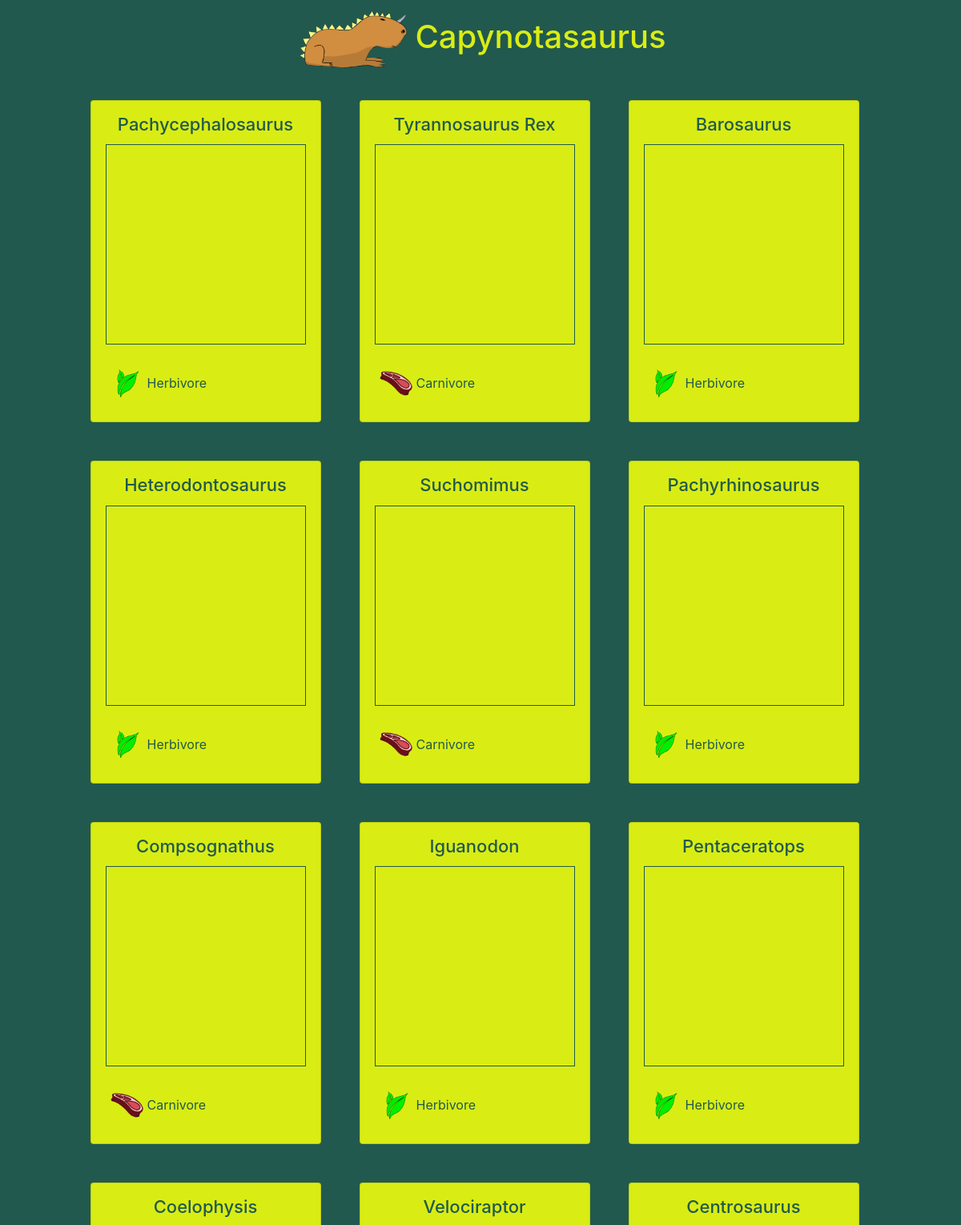
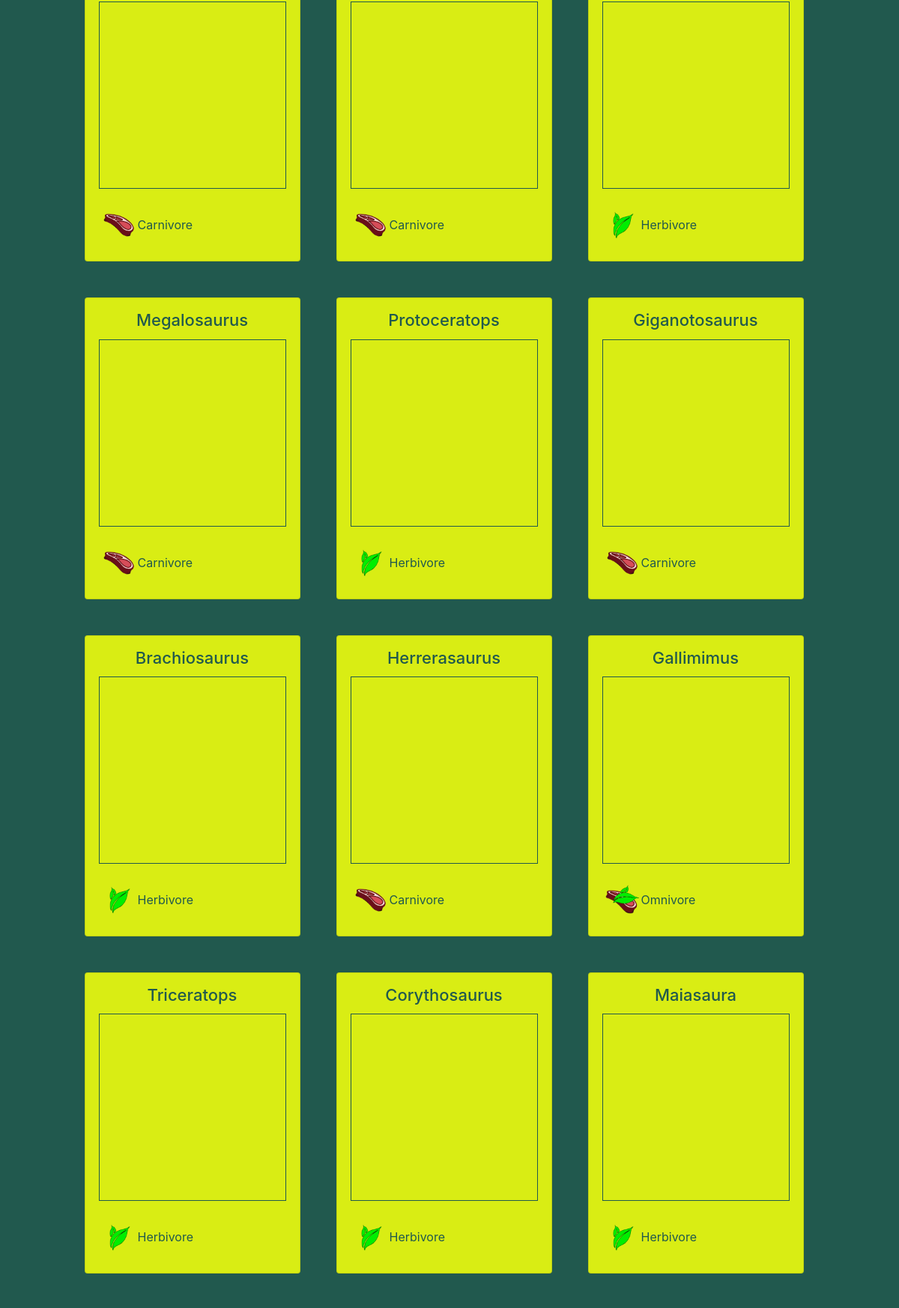
The page / (upper part) on the database its author committed (2 pictures, top to bottom).
### tables this page shows
CREATE TABLE `dinos` (
  `id` int(11) unsigned NOT NULL AUTO_INCREMENT,
  `species` varchar(60) DEFAULT NULL,
  `foodType` int(2) DEFAULT NULL,
  `height` float DEFAULT NULL,
  `weight` float DEFAULT NULL,
  `length` float DEFAULT NULL,
  `killerRating` int(11) DEFAULT NULL,
  `intelligence` int(11) DEFAULT NULL,
  `age` int(11) DEFAULT NULL,
  `imageUrl` varchar(500) DEFAULT NULL,
  PRIMARY KEY (`id`)
);

CREATE TABLE `foodTypes` (
  `id` int(11) unsigned NOT NULL AUTO_INCREMENT,
  `name` varchar(11) DEFAULT NULL,
  `imageUrl` varchar(50) DEFAULT NULL,
  PRIMARY KEY (`id`)
);

### src/DinosaurHydrator/DinosaurHydrator.php (called while the page is built, shortened)
<?php
class DinosaurHydrator
{
    public static function getAllDinos(PDO $db) : Array
    {
        $query = $db->prepare('SELECT `dinos`.`id`, `dinos`.`species`, `foodTypes`.`name` AS `foodType`, `dinos`.`height`, `dinos`.`weight`, `dinos`.`length`, `dinos`.`killerRating`, `dinos`.`intelligence`, `dinos`.`age`, `dinos`.`imageUrl`, `foodTypes`.`imageUrl` AS `logoUrl` FROM `dinos` INNER JOIN `foodTypes` ON `dinos`.`foodType` = `foodTypes`.`id`;');
        $query->execute();
        $query->setFetchMode(PDO::FETCH_CLASS|PDO::FETCH_PROPS_LATE, Dinosaur::class);
        return $query->fetchAll();
    }
}

### src/Dinosaur/Dinosaur.php (called while the page is built, shortened)
<?php
class Dinosaur
{
    protected string $species;
    protected string $foodType;
    protected string $imageUrl;
    protected string $logoUrl;
    public function __construct(int $id = 0, string $species = '', string $foodType = '', float $height = 0, float $weight = 0, float $length = 0, int $killerRating = 0, int $intelligence = 0, int $age = 0, string $imageUrl ='', string $logoUrl = '')
    {
        $this->species = $species;
        $this->foodType = $foodType;
        $this->imageUrl = $imageUrl;
        $this->logoUrl = $logoUrl;
    }
    public function getSpecies(): string
    {
        return $this->species;
    }
    public function getFoodType(): string
    {
        return $this->foodType;
    }
    public function getImageUrl(): string
    {
        return $this->imageUrl;
    }
    public function getLogoUrl(): string
    {
        return $this->logoUrl;
    }
}

### src/Museum/Museum.php (the view, shortened to what this page needs)
<?php
class Museum
{
    public static function displayAllDinos(array $dinos) :string
    {
        $output='';
        if($dinos){
            foreach ($dinos as $dino){
                if($dino instanceof Dinosaur){
                    $output .= '<div class="card m-4" style="width: 18rem;">';
                    $output .=     '<h2 class="card-title text-center mt-3">' . $dino->getSpecies() . '</h2>';
                    $output .=     '<div class="dino-img-container mx-auto" style="background-image: url(' . $dino->getImageUrl() .');"></div>';
                    $output .=     '<div class="card-body d-flex flex-row align-items-center py-5">';
                    $output .=         '<div class="food-type d-flex flex-row align-items-center">';
                    $output .=             '<img width="50px" alt="Icon to represent '. $dino->getFoodType().'" src="Icons/' . $dino->getLogoUrl() . '"/>';
                    $output .=             '<p class="card-text">' . $dino->getFoodType() . '</p>';
                    $output .=         '</div>';
                    $output .=     '</div>';
                    $output .= '</div>';
                }else{
                    $output .= 'This is not a Dinosaur :(. <br>';
                }
            }
        }else{
            $output .= "Sorry the Dinosaurs are all extinct :'(";
        }
        return $output;
    }
}

### index.php (shortened to what this page needs)
<?php
$db = new PDO('mysql:host=db;dbname=dinosaurs;', 'root', 'password');
?>
<!DOCTYPE html>
<html lang="en">
<head>
    <link rel="stylesheet" href="https://stackpath.bootstrapcdn.com/bootstrap/4.3.1/css/bootstrap.min.css">
    <link rel="stylesheet" href="CSS/style.css" />
</head>
<body>
    <nav class="navbar sticky-top justify-content-center">
        <img width="150px" alt="Capysaurus Logo" src="Images/CapybarasaurusLogo.gif" />
        <h1>Capynotasaurus</h1>
    </nav>
    <div class="row row-cols-sm-1 row-cols-md-2 row-cols-xl-3 justify-content-center">
        <?php
        echo Museum::displayAllDinos(DinosaurHydrator::getAllDinos($db));
        ?>
    </div>
</body>
</html>

### CSS/style.css (style rules this page uses)
h2 { font-size: 22px; }
body, .btn:hover, .btn:focus { background-color: #21594e; }
.card { background-color: #d9ed14; color: #21594e; }
.card-body { height: 80px; justify-content: space-between; }
.row { margin-right: 0; }
.dino-img-container { position: relative; width: 250px; height: 250px; overflow: hidden; border: 1px solid #21594e; background-repeat: no-repeat; background-position: center top; background-size: cover; }
.navbar { background-color: #21594e; }
.navbar { color: #d9ed14; }

### rows shown on the page
dinos: species "Pachycephalosaurus", foodtypes.imageUrl (picture), foodtypes.name "Herbivore"
dinos: species "Tyrannosaurus Rex", foodtypes.imageUrl (picture), foodtypes.name "Carnivore"
dinos: species "Barosaurus", foodtypes.imageUrl (picture), foodtypes.name "Herbivore"
dinos: species "Heterodontosaurus", foodtypes.imageUrl (picture), foodtypes.name "Herbivore"
dinos: species "Suchomimus", foodtypes.imageUrl (picture), foodtypes.name "Carnivore"
dinos: species "Pachyrhinosaurus", foodtypes.imageUrl (picture), foodtypes.name "Herbivore"
dinos: species "Compsognathus", foodtypes.imageUrl (picture), foodtypes.name "Carnivore"
dinos: species "Iguanodon", foodtypes.imageUrl (picture), foodtypes.name "Herbivore"
dinos: species "Pentaceratops", foodtypes.imageUrl (picture), foodtypes.name "Herbivore"
dinos: species "Coelophysis", foodtypes.imageUrl (picture), foodtypes.name "Carnivore"
dinos: species "Velociraptor", foodtypes.imageUrl (picture), foodtypes.name "Carnivore"
dinos: species "Centrosaurus", foodtypes.imageUrl (picture), foodtypes.name "Herbivore"
dinos: species "Megalosaurus", foodtypes.imageUrl (picture), foodtypes.name "Carnivore"
dinos: species "Protoceratops", foodtypes.imageUrl (picture), foodtypes.name "Herbivore"
dinos: species "Giganotosaurus", foodtypes.imageUrl (picture), foodtypes.name "Carnivore"
dinos: species "Brachiosaurus", foodtypes.imageUrl (picture), foodtypes.name "Herbivore"
dinos: species "Herrerasaurus", foodtypes.imageUrl (picture), foodtypes.name "Carnivore"
dinos: species "Gallimimus", foodtypes.imageUrl (picture), foodtypes.name "Omnivore"
dinos: species "Triceratops", foodtypes.imageUrl (picture), foodtypes.name "Herbivore"
dinos: species "Corythosaurus", foodtypes.imageUrl (picture), foodtypes.name "Herbivore"
dinos: species "Maiasaura", foodtypes.imageUrl (picture), foodtypes.name "Herbivore"
